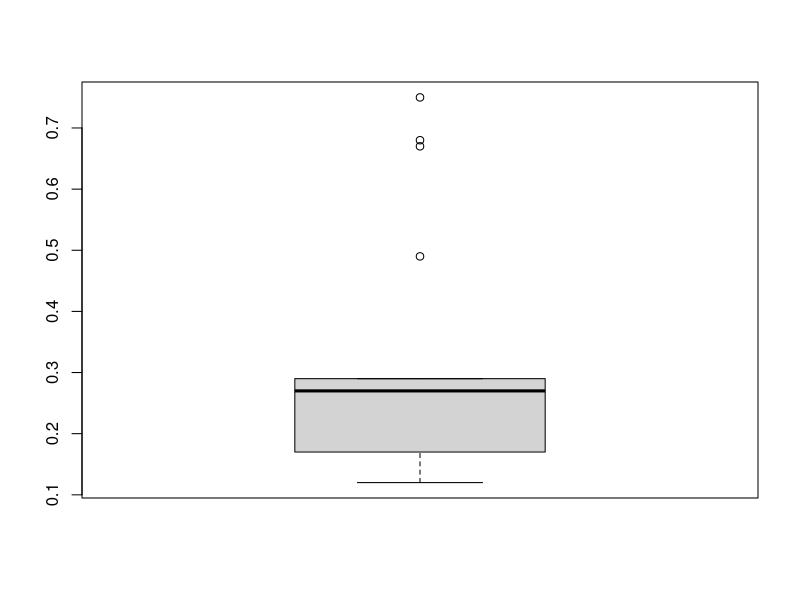

The R script that drew this image: (Note: this script raises an error after producing the figure.)
## ---- chunk 1
knitr::opts_chunk$set(echo = TRUE)
## ---- chunk 2
library(readxl)
hta_vih <- read_excel("hta_vih.xlsx")
View(hta_vih)
## ---- chunk 3
str(hta_vih)
## ---- chunk 4
library("Hmisc")
describe(hta_vih)
## ---- chunk 5
shapiro.test(hta_vih$`MNT_odk-MHA-M11`)
shapiro.test(hta_vih$`MNT_odk-MHA-M12`)
shapiro.test(hta_vih$`MNT_odk-MHA-M13`)
shapiro.test(hta_vih$`MNT_odk-MHA-M14`)
shapiro.test(hta_vih$`MNT_odk-P-P1_1`)
shapiro.test(hta_vih$`MNT_odk-P-P1_2`)
shapiro.test(hta_vih$`MNT_odk-P-P3`)
shapiro.test(hta_vih$`MNT_odk-P-P4`)
shapiro.test(hta_vih$`MNT_odk-P-P5`)
shapiro.test(hta_vih$`MNT_odk-P-P6`)
shapiro.test(hta_vih$`MNT_odk-P-P7`)
shapiro.test(hta_vih$`MNT_odk-E-E3`)
shapiro.test(hta_vih$`MNT_odk-E-E4`)
shapiro.test(hta_vih$`MNT_odk-E-E5`)
shapiro.test(hta_vih$`MNT_odk-E-E6`)
shapiro.test(hta_vih$`MNT_odk-E-E7`)
shapiro.test(hta_vih$`MNT_odk-E-E8`)
shapiro.test(hta_vih$`MNT_odk-E-E9`)
shapiro.test(hta_vih$`MNT_odk-E-E10`)
## ---- chunk 6
library(ggplot2)
boxplot(hta_vih$`MNT_odk-E-E9`)
histogram(hta_vih$`MNT_odk-E-E9`)
qqplot(hta_vih$`MNT_odk-E-E9`, hta_vih$`MNT_odk-E-E10`)
## ---- chunk 7
cor.test(hta_vih$`MNT_odk-E-E5`, hta_vih$`MNT_odk-E-E8`)
